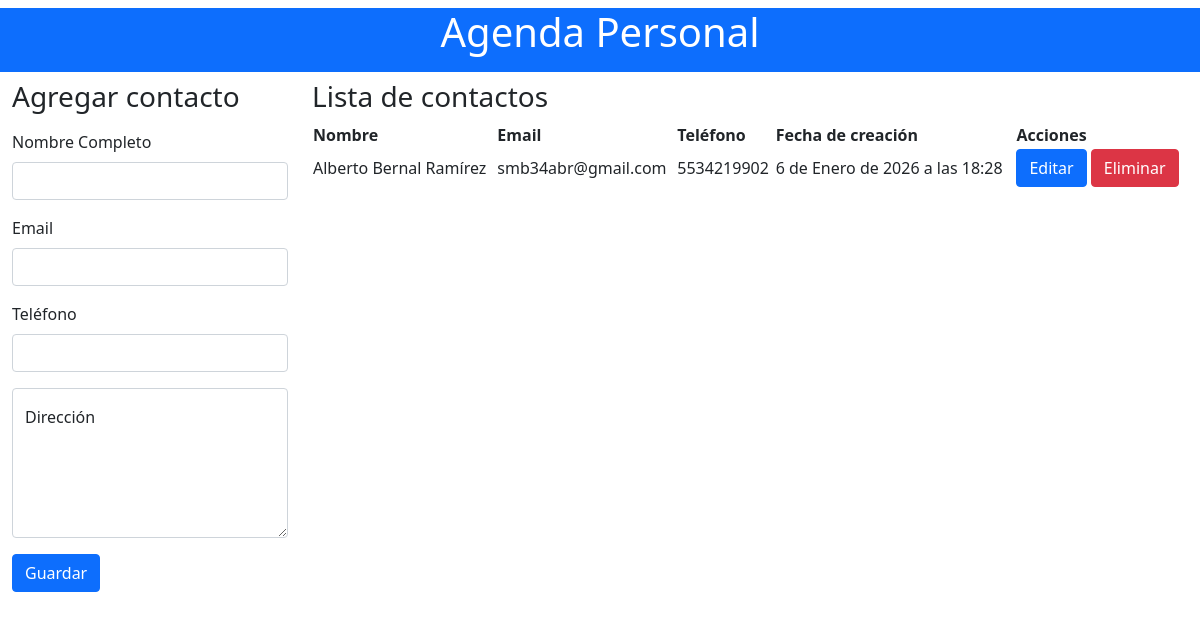
The app's page /, older data.
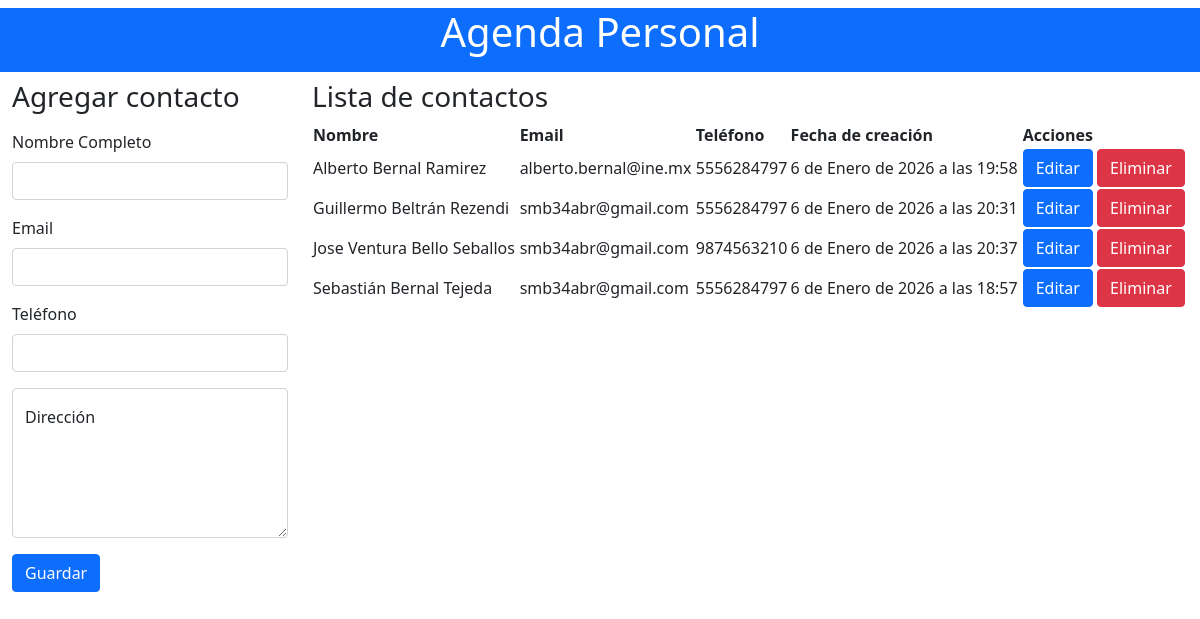
The same page, newer data.
### personal/models.py (models this page shows, shortened)
class Contact(models.Model):
    name = models.CharField(max_length=100)
    email = models.EmailField()
    phone = models.CharField(max_length=20)
    direction = models.TextField(blank=True)
    created = models.DateTimeField(auto_now=True)
    class Meta:
        ordering = ['name']

### personal/views.py (the view)
# urls.py: path('', views.contact_list_and_create, name='contact_list'),
def contact_list_and_create(request):
    if request.method == 'POST':
        form = ContactForm(request.POST)
        if form.is_valid():
            form.save()
            return redirect('personal:contact_list')
    form = ContactForm()
    contacts = Contact.objects.all()
    return render(request, 'contact_list.html', {
    'form': form,
    'contacts': contacts
    })

### personal/forms.py
class ContactForm(forms.ModelForm):
    class Meta:
        model = Contact
        fields = ['name', 'email', 'phone', 'direction']

### personal/templates/contact_list.html (shortened to what this page needs)
<!DOCTYPE html>
<html lang="es">
<head>
    <link rel="stylesheet" href="https://cdn.jsdelivr.net/npm/bootstrap@5.0.2/dist/css/bootstrap.min.css"
        rel="stylesheet"
>
    <link rel="stylesheet" href="https://cdn.datatables.net/2.3.6/css/dataTables.dataTables.css">
</head>
<body>
    <h1 class="text-center mt-2 bg-primary text-white pb-3">Agenda Personal</h1>
    <div class="container-fluid">
        <div class="row">
            <div class="col-3">
                <form action="/registrarPersonal/" method="post">
                    <h3>Agregar contacto</h3>
                    <div class="mb-3 mt-3">
                        <label for="nombre" class="form-label">Nombre Completo</label>
                        <input type="text" class="form-control" id="nombre" name="name" aria-describedby="emailHelp"
                            required>
                    </div>
                    <div class="mb-3">
                        <label for="email" class="form-label">Email</label>
                        <input type="email" class="form-control" id="email" name="email" required>
                    </div>
                    <div class="mb-3">
                        <label for="phone" class="form-label">Teléfono</label>
                        <input type="text" class="form-control" id="phone" name="phone" required>
                    </div>
                    <div class="form-floating mb-3">
                        <textarea class="form-control" placeholder="Leave a comment here" id="floatingTextarea"
                            name="direction" style="height: 150px;" required></textarea>
                        <label for="direction">Dirección</label>
                    </div>
                    <button type="submit" id="idGardar" class="btn btn-primary">Guardar</button>
                </form>
            </div>
            <div class="col-9">
                <h3>Lista de contactos</h3>
                <table id="example" class="display" style="width:100%">
                    <thead>
                        <tr>
                            <th>Nombre</th>
                            <th>Email</th>
                            <th>Teléfono</th>
                            <th>Fecha de creación</th>
                            <th>Acciones</th>
                        </tr>
                    </thead>
                    <tbody>
                        {% for contact in contacts %}
                        <tr>
                            <td>{{ contact.name }}</td>
                            <td>{{ contact.email }}</td>
                            <td>{{ contact.phone }}</td>
                            <td>{{ contact.created }}</td>
                            <td>
                                <a href="editContact/{{ contact.id }}" class="btn btn-primary">Editar</a>
                                <a href="deleteContact/{{ contact.id }}" class="btn btn-danger">Eliminar</a>
                            </td>
                        </tr>
                        {% endfor %}
                    </tbody>
                </table>
            </div>
        </div>
    </div>
</body>
</html>

Row changes from the older to the newer data that the page shows:
removed Contact: name "Alberto Bernal Ramírez", email "smb34abr@gmail.com", phone "5534219902", created "6 de Enero de 2026 a las 18:28"
added Contact: name "Alberto Bernal Ramirez", email "alberto.bernal@ine.mx", phone "5556284797", created "6 de Enero de 2026 a las 19:58"
added Contact: name "Guillermo Beltrán Rezendi", email "smb34abr@gmail.com", phone "5556284797", created "6 de Enero de 2026 a las 20:31"
added Contact: name "Jose Ventura Bello Seballos", email "smb34abr@gmail.com", phone "9874563210", created "6 de Enero de 2026 a las 20:37"
added Contact: name "Sebastián Bernal Tejeda", email "smb34abr@gmail.com", phone "5556284797", created "6 de Enero de 2026 a las 18:57"
